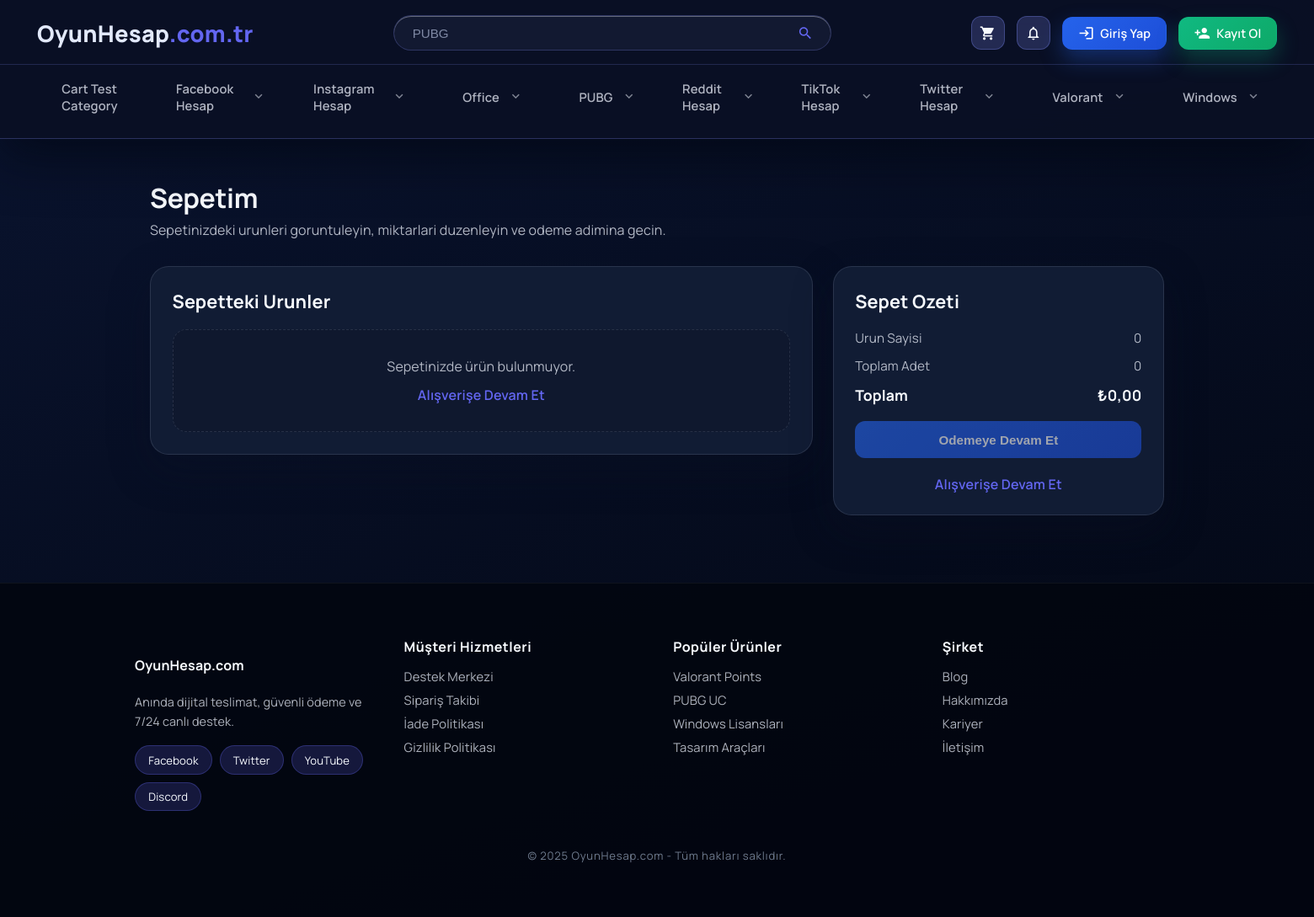
The app's page /cart.php with its own data.
### tables this page shows
CREATE TABLE IF NOT EXISTS categories (
    id INT AUTO_INCREMENT PRIMARY KEY,
    parent_id INT NULL,
    name VARCHAR(150) NOT NULL,
    icon VARCHAR(150) NULL,
    image VARCHAR(255) NULL,
    description TEXT NULL,
    created_at DATETIME NOT NULL DEFAULT CURRENT_TIMESTAMP,
    updated_at DATETIME NULL DEFAULT NULL ON UPDATE CURRENT_TIMESTAMP,
    FOREIGN KEY (parent_id) REFERENCES categories(id) ON DELETE SET NULL
);

CREATE TABLE IF NOT EXISTS products (
    id INT AUTO_INCREMENT PRIMARY KEY,
    category_id INT NOT NULL,
    name VARCHAR(150) NOT NULL,
    sku VARCHAR(150) NULL,
    description TEXT NULL,
    image_url VARCHAR(255) NULL,
    short_description TEXT NULL,
    cost_price_try DECIMAL(12,2) NULL,
    price DECIMAL(12,2) NOT NULL DEFAULT 0,
    status ENUM('active','inactive') NOT NULL DEFAULT 'active',
    views_count INT NOT NULL DEFAULT 0,
    created_at DATETIME NOT NULL DEFAULT CURRENT_TIMESTAMP,
    updated_at DATETIME NULL DEFAULT NULL ON UPDATE CURRENT_TIMESTAMP,
    FOREIGN KEY (category_id) REFERENCES categories(id)
);

### theme/bootstrap.php (called while the page is built, shortened)
<?php
if (!function_exists('theme_render')) {
    function theme_render(string $view, array $data = []): void
    {
        include __DIR__ . '/layouts/base.php';
    }
}

### cart.php (called while the page is built)
<?php
require __DIR__ . '/index.php';

### app/Database.php (called while the page is built, shortened)
<?php
class Database
{
    private static $connection = null;
    public static function initialize(array $config)
    {
        $host = isset($config['host']) ? $config['host'] : 'localhost';
        $name = isset($config['name']) ? $config['name'] : '';
        $user = isset($config['user']) ? $config['user'] : '';
        $password = isset($config['password']) ? $config['password'] : '';
        $port = isset($config['port']) && (string)$config['port'] !== '' ? (int)$config['port'] : null;
        $socket = isset($config['socket']) ? $config['socket'] : null;
        if ($socket) {
            $dsn = sprintf('mysql:unix_socket=%s;dbname=%s;charset=utf8mb4', $socket, $name);
        } elseif ($port !== null) {
            $dsn = sprintf('mysql:host=%s;port=%d;dbname=%s;charset=utf8mb4', $host, $port, $name);
        } else {
            $dsn = sprintf('mysql:host=%s;dbname=%s;charset=utf8mb4', $host, $name);
        }
        try {
            self::$connection = new PDO($dsn, $user, $password, array(
                PDO::ATTR_ERRMODE => PDO::ERRMODE_EXCEPTION,
                PDO::ATTR_DEFAULT_FETCH_MODE => PDO::FETCH_ASSOC,
            ));
        } catch (PDOException $exception) {
            throw new PDOException(
                'Veritabanýna baðlanýrken bir hata oluþtu: ' . $exception->getMessage(),
                (int)$exception->getCode(),
                $exception
            );
        }
    }
    public static function connection()
    {
        return self::$connection;
    }
    public static function tableHasColumn($table, $column)
    {
        $table = trim((string)$table);
        $column = trim((string)$column);
        $cacheKey = strtolower($table) . '.' . strtolower($column);
        try {
            $pdo = self::connection();
        } catch (\Throwable $exception) {
            self::$columnCache[$cacheKey] = false;
            return false;
        }
        $escapedTable = str_replace('`', '``', $table);
        try {
            $stmt = $pdo->prepare('SHOW COLUMNS FROM `' . $escapedTable . '` LIKE :column');
            $stmt->execute(array('column' => $column));
            $exists = (bool)$stmt->fetchColumn();
        } catch (\Throwable $exception) {
            $exists = false;
        }
        return $exists;
    }
}

### theme/pages/cart.php (the view, shortened to what this page needs)
<?php
$cartData = isset($cart) ? $cart : array();
$cartItems = isset($cartData['items']) && is_array($cartData['items']) ? $cartData['items'] : array();
$cartTotals = isset($cartData['totals']) && is_array($cartData['totals']) ? $cartData['totals'] : array();
$hasItems = !empty($cartItems);
$subtotalFormatted = isset($cartTotals['subtotal_formatted']) ? $cartTotals['subtotal_formatted'] : Helpers::formatCurrency(0, 'TRY');
$itemCount = isset($cartTotals['total_items']) ? (int)$cartTotals['total_items'] : 0;
$quantityCount = isset($cartTotals['total_quantity']) ? (int)$cartTotals['total_quantity'] : 0;
?>
<section class="cart" data-cart-page>
    <header class="cart__header">
        <h1>Sepetim</h1>
        <p>Sepetinizdeki urunleri goruntuleyin, miktarlari duzenleyin ve odeme adimina gecin.</p>
    </header>
    <div class="cart__grid">
        <div class="cart__panel cart__panel--items">
            <div class="cart__panel-header">
                <h2>Sepetteki Urunler</h2>
            </div>
            <?php if ($hasItems): ?>
                <div class="cart-items">
                    <?php foreach ($cartItems as $item): ?>
                        <?php
                            $productId = isset($item['id']) ? (int)$item['id'] : 0;
                            $quantity = isset($item['quantity']) ? (int)$item['quantity'] : 1;
                            $lineTotal = isset($item['line_total_formatted']) ? $item['line_total_formatted'] : Helpers::formatCurrency(0, 'TRY');
                            $unitPrice = isset($item['price_formatted']) ? $item['price_formatted'] : Helpers::formatCurrency(0, 'TRY');
                            $productName = isset($item['name']) ? $item['name'] : 'Urun';
                            $productImage = isset($item['image']) && $item['image'] !== '' ? $item['image'] : '/theme/assets/images/placeholder.png';
                        ?>
                        <article class="cart-item" data-cart-item data-product-id="<?= $productId ?>" data-quantity="<?= $quantity ?>">
                            <div class="cart-item__media">
                                <img src="<?= htmlspecialchars($productImage) ?>" alt="<?= htmlspecialchars($productName) ?>">
                            </div>
                            <div class="cart-item__details">
                                <div class="cart-item__top">
                                    <h3><?= htmlspecialchars($productName) ?></h3>
                                    <button class="cart-item__remove" type="button" data-cart-remove data-product-id="<?= $productId ?>" aria-label="Urunu kaldir">
                                        <span class="material-icons" aria-hidden="true">delete_outline</span>
                                    </button>
                                </div>
                                <div class="cart-item__meta">
                                    <span class="cart-item__unit"><?= htmlspecialchars($unitPrice) ?></span>
                                    <div class="cart-item__quantity">
                                        <button class="cart-item__qty-btn" type="button" data-cart-step data-product-id="<?= $productId ?>" data-delta="-1" aria-label="Adeti azalt">
                                            <span class="material-icons" aria-hidden="true">remove</span>
                                        </button>
                                        <span class="cart-item__qty" data-cart-quantity><?= $quantity ?></span>
                                        <button class="cart-item__qty-btn" type="button" data-cart-step data-product-id="<?= $productId ?>" data-delta="1" aria-label="Adeti artir">
                                            <span class="material-icons" aria-hidden="true">add</span>
                                        </button>
                                    </div>
                                    <span class="cart-item__total" data-cart-line-total><?= htmlspecialchars($lineTotal) ?></span>
                                </div>
                            </div>
                        </article>
                    <?php endforeach; ?>
                </div>
            <?php else: ?>
                <div class="cart-empty">
                    <p>Sepetinizde ürün bulunmuyor.</p>
                    <a class="cart-empty__link" href="/kategori/">Alışverişe Devam Et</a>
                </div>
            <?php endif; ?>
        </div>
        <aside class="cart__panel cart__panel--summary">
            <div class="cart__panel-header">
                <h2>Sepet Ozeti</h2>
            </div>
            <dl class="cart-summary">
                <div>
                    <dt>Urun Sayisi</dt>
                    <dd data-cart-total-items><?= $itemCount ?></dd>
                </div>
                <div>
                    <dt>Toplam Adet</dt>
                    <dd data-cart-total-quantity><?= $quantityCount ?></dd>
                </div>
                <div class="cart-summary__total">
                    <dt>Toplam</dt>
                    <dd data-cart-subtotal><?= htmlspecialchars($subtotalFormatted) ?></dd>
                </div>
            </dl>
            <div class="cart-summary__actions">
                <button type="button" class="cart-summary__button cart-summary__button--primary" data-checkout-trigger data-method="card"<?= $hasItems ? '' : ' disabled' ?>>
                    Odemeye Devam Et
                </button>
            </div>
            <div class="cart-summary__footer">
                <a href="/kategori/" class="cart-summary__link">Alışverişe Devam Et</a>
            </div>
        </aside>
    </div>
</section>

### theme/partials/nav.php (shortened to what this page needs)
<?php
$navCategories = isset($GLOBALS['theme_nav_categories']) ? $GLOBALS['theme_nav_categories'] : array();
$isLoggedInHeader = !empty($_SESSION['user']);
$unreadNotifications = 0;
?>
<header class="site-header">
    <div class="site-header__main">
        <a class="site-header__brand" href="/">OyunHesap<span>.com.tr</span></a>
        <form class="site-header__search" action="/kategori/">
            <input type="search" name="q" placeholder="PUBG">
            <button type="submit" aria-label="Ara">
                <span class="material-icons">search</span>
            </button>
        </form>
        <div class="site-header__actions">
            <a href="/cart.php" class="site-header__icon-btn site-header__icon-btn--badge" data-cart-button aria-label="Sepeti ac">
                <span class="material-icons">shopping_cart</span>
            </a>
            <div class="site-header__notifications<?= $unreadNotifications > 0 ? ' has-unread' : '' ?>" data-notification-root>
                <button type="button" class="site-header__icon-btn site-header__icon-btn--badge" data-notification-toggle aria-label="Bildirimler">
                    <span class="material-icons" data-notification-icon="empty">notifications_none</span>
                </button>
            </div>
            <?php if (!$isLoggedInHeader): ?>
                <a href="/login.php" class="site-header__pill site-header__pill--primary">
                    <span class="material-icons">login</span>
                    <span>Giriş Yap</span>
                </a>
                <a href="/register.php" class="site-header__pill site-header__pill--success">
                    <span class="material-icons">person_add</span>
                    <span>Kayıt Ol</span>
                </a>
            <?php endif; ?>
        </div>
    </div>
    <nav class="site-header__nav">
        <ul>
            <?php foreach ($navCategories as $category): ?>
                <?php
                    $slug = !empty($category['slug']) ? $category['slug'] : 'category-' . (int)$category['id'];
                    $path = isset($category['path']) && $category['path'] !== '' ? (string)$category['path'] : $slug;
                    $categoryUrl = isset($category['url']) && $category['url'] !== '' ? (string)$category['url'] : Helpers::categoryUrl($path);
                    $hasChildren = !empty($category['children']);
                ?>
                <li class="site-header__nav-item<?= $hasChildren ? ' has-children' : '' ?>">
                    <a href="<?= htmlspecialchars($categoryUrl, ENT_QUOTES, 'UTF-8') ?>" class="site-header__nav-link">
                        <span class="site-header__nav-avatar">
                        </span>
                        <span><?= htmlspecialchars($category['name']) ?></span>
                        <?php if ($hasChildren): ?>
                            <span class="site-header__nav-caret material-icons">expand_more</span>
                        <?php endif; ?>
                    </a>
                </li>
            <?php endforeach; ?>
        </ul>
    </nav>
</header>

### records on screen
categories: name "Cart Test Category"
categories: name "Facebook Hesap"
categories: name "Instagram Hesap"
categories: name "Office"
categories: name "PUBG"
categories: name "Reddit Hesap"
categories: name "TikTok Hesap"
categories: name "Twitter Hesap"
categories: name "Valorant"
categories: name "Windows"
products: views_count "0"

### other values on screen
$subtotalFormatted "₺0,00"
